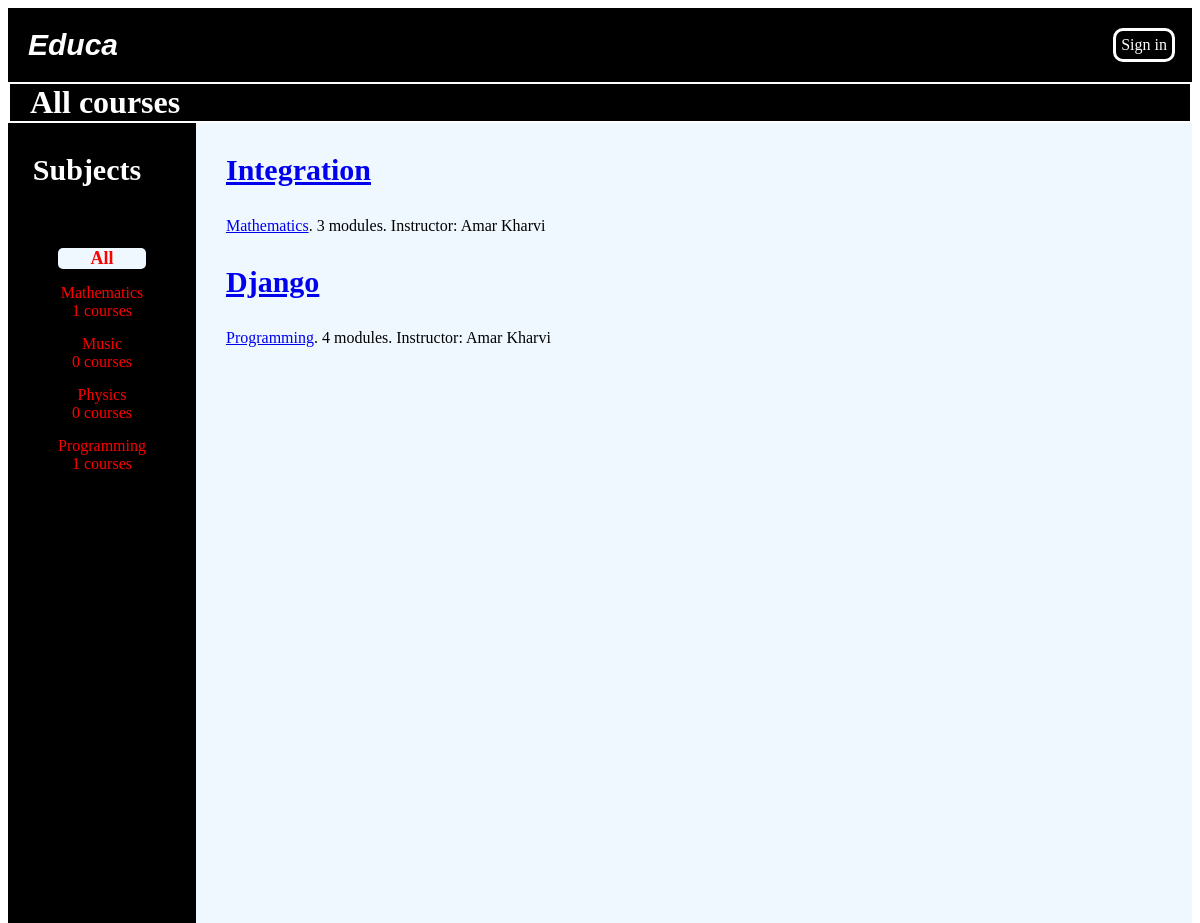
The page / on the database its author committed.
### courses/models.py (models this page shows, shortened)
class Subject(models.Model):
    title=models.CharField(max_length=200)
    slug=models.SlugField(max_length=200,unique=True)
    class Meta:
        ordering=['title']
    def __str__(self) -> str:
        return self.title

class Course(models.Model):
    owner=models.ForeignKey(User,related_name='courses_created',on_delete=models.CASCADE)
    subject=models.ForeignKey(Subject,related_name='courses',on_delete=models.CASCADE)
    title=models.CharField(max_length=200)
    slug=models.SlugField(max_length=200,unique=True)
    overview=models.TextField()
    created=models.DateTimeField(auto_now_add=True)
    students=models.ManyToManyField(User,related_name='courses_joined',blank=True)
    class Meta:
        ordering=['-created']

### courses/views.py (the view)
# urls.py: path('',CourseListView.as_view(),name='course_list'),
class CourseListView(TemplateResponseMixin,View):
    model=Course
    template_name='courses/course/list.html'
    def get(self,request,subject=None):
        subjects=Subject.objects.annotate(
            total_courses=Count('courses')
        )
        courses=Course.objects.annotate(
            total_modules=Count('modules')
        )
        if subject:
            subject=get_object_or_404(Subject,slug=subject)
            courses=courses.filter(subject=subject)
        return self.render_to_response({
            'subjects':subjects,
            'subject':subject,
            'courses':courses
        })

### courses/templates/courses/course/list.html (shortened to what this page needs)
{%	extends	"base.html"	%}
    {%	block	content	%}
    <h1 class="all-courses">
        {%	if	subject	%}
                {{	subject.title	}}	courses
        {%	else	%}
        All	courses
                {%	endif	%}
    </h1>
    <div class="course-align">
    <div	class="course-contents">
        <h3>Subjects</h3>
        <ul	id="modules">
        <li	{%	if	not	subject	%}class="selected"{%	endif	%}>
        <a	href="{%	url	"course_list"	%}">All</a>
        </li>
        {%	for	s	in	subjects	%}
        <li	{%	if	subject	==	s	%}class="selected"{%	endif	%}>
        <a	href="{%	url	"courses:course_list_subject"	s.slug	%}">
        {{	s.title	}}
        <br><span>{{	s.total_courses	}}	courses</span>
        </a>
        </li>
        {%	endfor	%}
                </ul>
    </div>
    <div	class="course-module">
        {%	for	course	in	courses	%}
        {%	with	subject=course.subject	%}
        <h3><a	href="{%	url	"courses:course_detail"	course.slug	%}">
        {{	course.title	}}</a></h3>
        <p>
        <a	href="{%	url	"courses:course_list_subject"	subject.slug	%}">
        {{	subject	}}</a>.
        {{	course.total_modules	}}	modules.
        Instructor:	{{	course.owner.get_full_name	}}
        </p>
        {%	endwith	%}
                {%	endfor	%}
    </div>
    </div>
    {%	endblock	%}

### courses/templates/base.html (shortened to what this page needs)
{%	load	static	%}
<!DOCTYPE	html>
<html>
<head>
	<link	href="{%	static	"css/base.css"	%}"	rel="stylesheet">
</head>
<body>
	<div	id="header">
	<a	href="/"	class="logo">Educa</a>
	<ul	class="menu">
	{%	if	request.user.is_authenticated	%}
			<li><a	href="{%	url	"logout"	%}">Sign	out</a></li>
	{%	else	%}
			<li><a	href="{%	url	"login"	%}">Sign	in</a></li>
	{%	endif	%}
			</ul>
	</div>
	<div	id="content">
	{%	block	content	%}
    {%	endblock	%}
</div>
</body>
</html>

### static/css/base.css (style rules this page uses)
html,body { height: 100%; }
#header { background-color: black; display: flex; flex-direction: row; padding: 20px; }
.logo { font-size: 30px; text-decoration: solid; color: white; font-family: 'Franklin Gothic Medium', 'Arial Narrow', Arial, sans-serif; font-style: italic; font-weight: bold; }
.menu { position: absolute; right: 25px; margin: 0; }
.menu a { text-decoration: solid; color: white; border: solid white 3px; border-radius: 10px; padding: 5px; align-items: center; display: flex; }
#content { background-color: aliceblue; width: 100%; height: 100%; }
.all-courses { background-color: black; border: solid white 2px; color: white; padding: 0; margin-bottom: 0px; padding-left: 20px; margin: 0; }
.course-align { display: flex; flex-direction: row; flex-grow: inherit; height: 100%; }
.course-contents { background-color: black; color: white; padding-right: 30px; height: 100%; width: fit-content; display: flex; flex-direction: column; align-items: center; }
.course-module { width: 100%; background-color:aliceblue; padding-left: 30px; }
h3 { font-size: 30px; }
#modules { text-decoration: solid; list-style: none; margin-left: 10px; padding-right: 20px; width: fit-content; }
#modules li { margin-top: 15px; text-align: center; list-style: none; }
.selected { background-color: aliceblue; border-radius: 5px; text-align: center; font-size: large; color: black; font-weight: bold; }
.selected a { text-decoration: solid; color: black; }
#modules a { text-decoration: solid; color: red; }

### rows shown on the page
Subject: title "Mathematics", total_courses "1"
Subject: title "Music", total_courses "0"
Subject: title "Physics", total_courses "0"
Subject: title "Programming", total_courses "1"
Course: title "Integration", total_modules "3", owner.get_full_name "Amar Kharvi"
Course: title "Django", total_modules "4", owner.get_full_name "Amar Kharvi"
